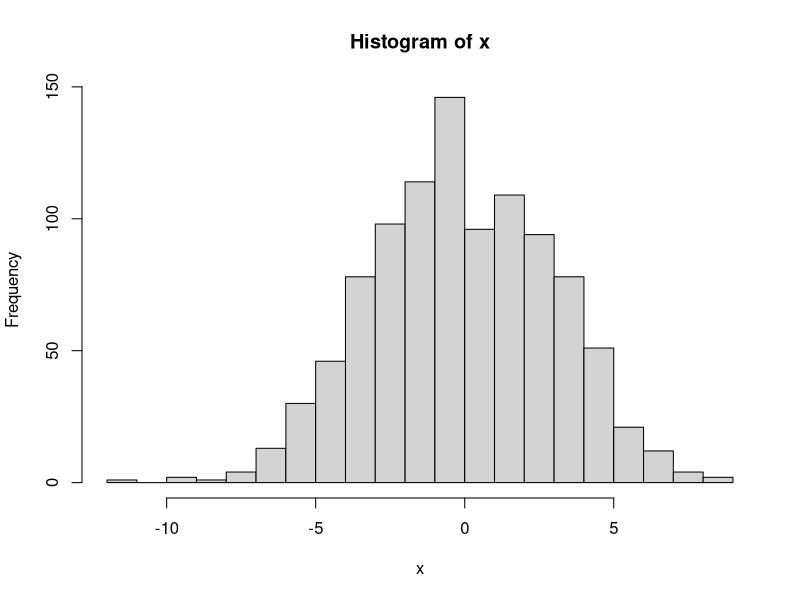
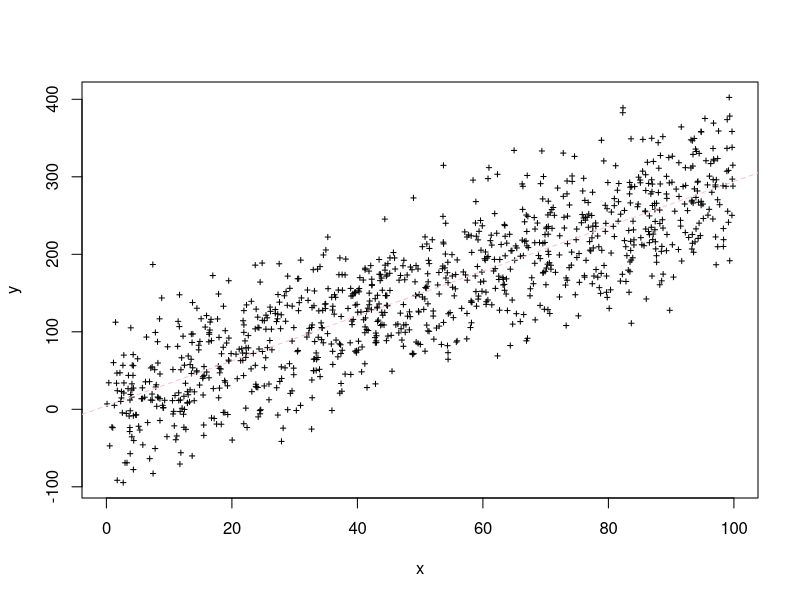

R code for these plots, in order:
###this script creates data and a few plots.

x <- rnorm(n = 1000, mean=0, sd=3)
hist(x, nclass=20)

###
m <- 3
b <- -2
eps <- rnorm(1000,mean=0,sd=50)

x <- runif(1000, 0,100)
y <- m*x+b+eps

plot(x,y, cex=.5, col="black", pch=3)
########


abline(lm(y~x), lty=2, col="pink")


## Balboa House Rules
## hey guys, how's it going?

